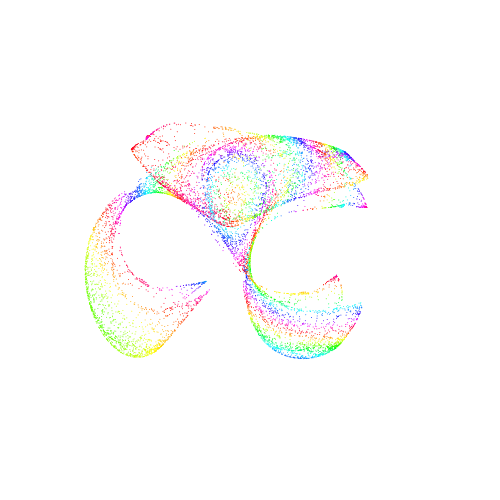
Frame 1 (no input)
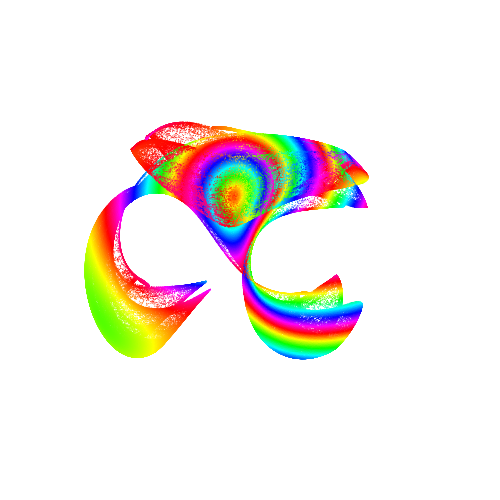
Frame 60 (the mouse pressed at the canvas centre just before this capture)
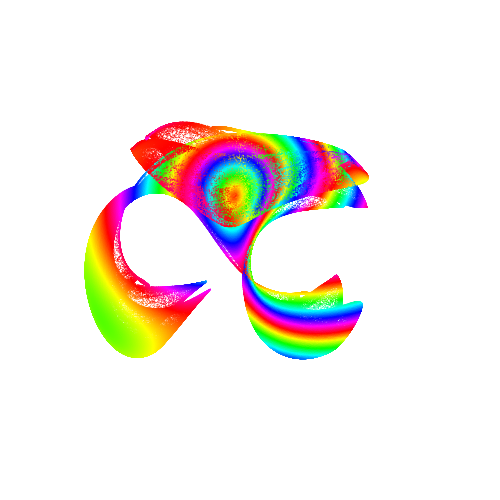
Frame 120 (the mouse held since frame 60 and released just before this capture)

The Processing sketch that drew these frames (run headless with seeded random() and noise(); from frame 60 on, the mouse is pressed at the canvas centre):

// Processing sketch: CliffordAttractor
// ── CliffordAttractor.pde
float x, y;
float a, b, c, d;
void setup() {
  size(500, 500);
  x=0;
  y=0;
  //a=-1.4;
  //b=1.6;
  //c=1.0;
  //d=0.7;
  assign(-1.4,1.6,1.0,0.7);
  //assign(1.7,-0.6,-1.2,1.6);
  //assign(1.7,1.7,0.6,1.2);
  //assign(1.5,-1.8,1.6,0.9);
  //assign(-1.7,1.3,-0.1,-1.2);
  //assign(-1.7,1.8,-1.9,-0.4);
  //assign(-1.8,-2.0,-0.5,-0.9);
  background(255);
  pixelDensity(2);
}
void assign(float _1,float _2,float _3,float _4){
  a=_1;
  b=_2;
  c=_3;
  d=_4;
}
void mouseDragged(){
  background(255);
  x=0;
  y=0;
  a=map(mouseX,0,width,-2,2);
  b=map(mouseY,0,height,-1,1);
  for (int i=0;i<1000;i++) {
    float newX=x-a*sin(y+tan(b*y));
    float newY=y-a*sin(x+tan(b*x));
    float d=dist(x,y,newX,newY);
    x=newX;
    y=newY;
    colorMode(HSB,100);
    fill((d*100)%100,100,100);
    colorMode(RGB,255);
    ellipse(x*width/2+width/2, y*height/2+height/2, 1, 1);
  }
}
void draw() {
  fill(0);
  noStroke();
  for (int i=0;i<10000;i++) {
    float newX=sin(a*y)+c*cos(a*x);
    float newY=sin(b*x)+d*cos(b*y);
    float d=dist(x,y,newX,newY);
    x=newX;
    y=newY;
    colorMode(HSB,100);
    fill((d*100)%100,100,100);
    colorMode(RGB,255);
    ellipse(-x*width/6+width/2, -y*height/6+height/2, 1, 1);
  }
}
